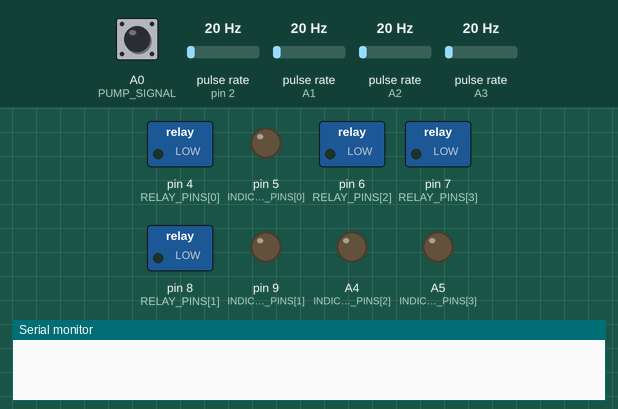
Recording of a sketch running on a simulated Arduino Uno, built with avr-gcc and run on an emulated ATmega328P. On the bench: switched loads named in the sketch (green lamp = pin HIGH), output pins drawn as LEDs (lit = HIGH), the last lines printed to the serial monitor. Wiring (inferred from the names in the program): 4 × pulse sensor: data pin 2 / data A1 / data A2 / data A3. The inputs (shaded band) are chosen by the test bench; at power-on: A0 (PUMP_SIGNAL) HIGH, pulse rate (sensors on pin 2, A1, A2, A3) 20 Hz.

Above: at 0.1 s.
At 10.1 s:
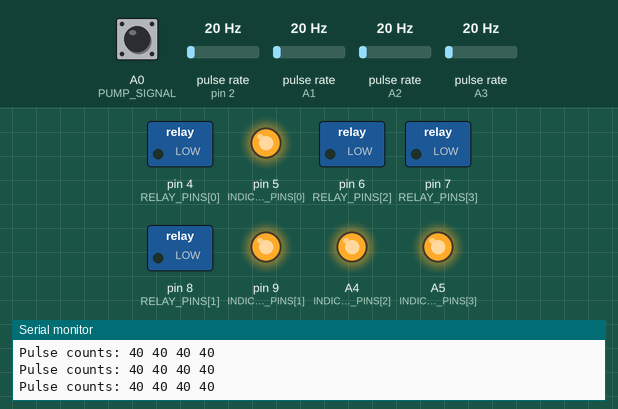
At 28.1 s:
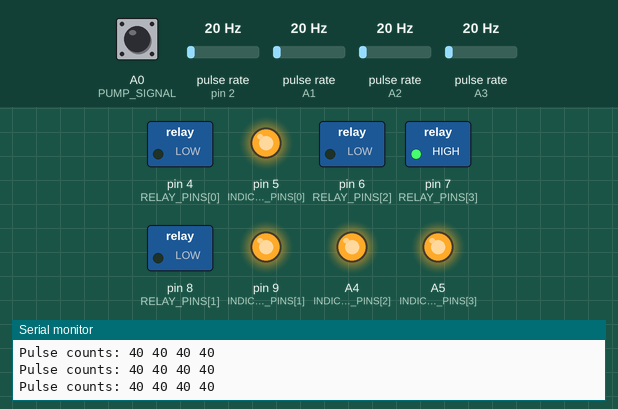
At 30.1 s:
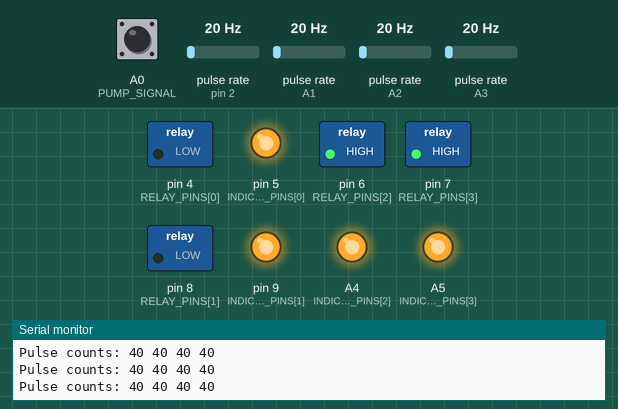
At 32.1 s:
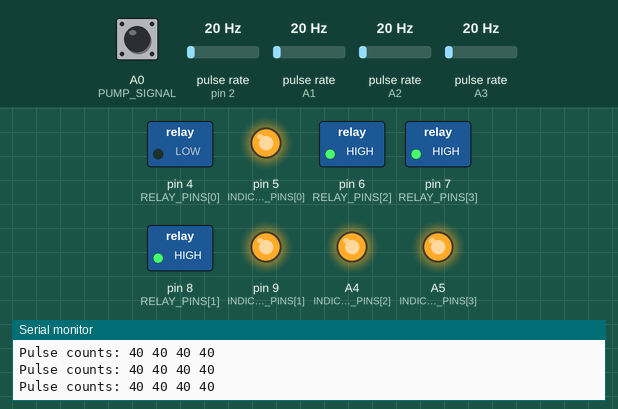
At 34.1 s:
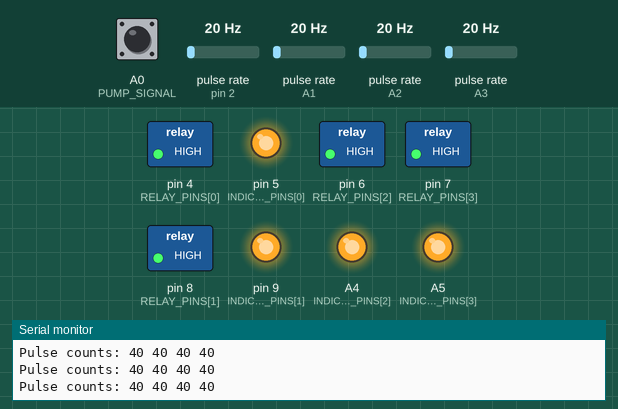
Timing chart, 0 to 35.6 s (numbered marks = the images above):
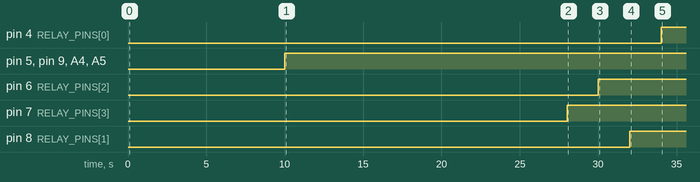

Measured:
- by itself, pin 4 (RELAY_PINS[0]): LOW → HIGH at 34.0 s
- by itself, pin 5 (INDICATOR_PINS[0]), pin 9 (INDICATOR_PINS[1]), A4 (INDICATOR_PINS[2]), A5 (INDICATOR_PINS[3]): LOW → HIGH at 10.0 s
- by itself, pin 6 (RELAY_PINS[2]): LOW → HIGH at 30.0 s
- by itself, pin 7 (RELAY_PINS[3]): LOW → HIGH at 28.0 s
- by itself, pin 8 (RELAY_PINS[1]): LOW → HIGH at 32.0 s

The sketch:

long-term-test-control-unit.ino
```cpp
#include "PinChangeInterrupt.h"

int FLOW_PINS[] = {A1, 2, A3, A2};
int INDICATOR_PINS[] = {5, 9, A4, A5};
int PUMP_SIGNAL = A0;
int RELAY_PINS[] = {4, 8, 6, 7};
int pulse_counts[] = {0, 0, 0, 0};
int stable_countdowns[] = {13, 12, 11, 10};
int pump_countdown = 5;
bool blink = true;

void setup() {
  // put your setup code here, to run once:
  Serial.begin(9600);

  for (int i = 0; i < 4; i++){
    pinMode(FLOW_PINS[i], INPUT_PULLUP);
    pinMode(INDICATOR_PINS[i], OUTPUT);
    pinMode(RELAY_PINS[i], OUTPUT);
    pinMode(PUMP_SIGNAL, INPUT);
  }
  attachPinChangeInterrupt(digitalPinToPinChangeInterrupt(FLOW_PINS[0]), incrementCount0, RISING);
  attachPinChangeInterrupt(digitalPinToPinChangeInterrupt(FLOW_PINS[1]), incrementCount1, RISING);
  attachPinChangeInterrupt(digitalPinToPinChangeInterrupt(FLOW_PINS[2]), incrementCount2, RISING);
  attachPinChangeInterrupt(digitalPinToPinChangeInterrupt(FLOW_PINS[3]), incrementCount3, RISING);

}

void loop() {
  blink = !blink;
  for (int i = 0; i < 4; i++){
    pulse_counts[i] = 0;
  }
  delay(2000);

  //Debug
  Serial.print("Pulse counts: ");
  for(int i = 0; i < 4; i++){
    Serial.print(pulse_counts[i]);
    Serial.print(" ");
  }
  Serial.println();


  if(digitalRead(PUMP_SIGNAL) == LOW) {
    for(int i = 0; i < 4; i++) {
      digitalWrite(RELAY_PINS[i], LOW);
      digitalWrite(INDICATOR_PINS[i], LOW);
      stable_countdowns[i] = 5 + (3 - i);
      pump_countdown = 5;
    }
  } else {
    pump_countdown = max(0, pump_countdown - 1);
  }

  if(pump_countdown > 0) {
    return;
  }

  int max_count = 0;
  for(int i = 0; i < 4; i++){
    if(pulse_counts[i] > max_count) {
      max_count = pulse_counts[i];
    }
  }

  for(int i = 0; i < 4; i++){
    // Based on some quick testing, 7 pulses in 2 seconds is approximately 0.5 liters per minute
    bool absolute_ok = pulse_counts[i] > 7;
    bool relative_ok = (max_count / (float)pulse_counts[i]) < 1.3;

    if(relative_ok){
      digitalWrite(INDICATOR_PINS[i], HIGH);
    } else {
      if(blink) {
        digitalWrite(INDICATOR_PINS[i], HIGH);
      } else {
        digitalWrite(INDICATOR_PINS[i], LOW);
      }
    }

    if(absolute_ok){
      stable_countdowns[i] = max(0, stable_countdowns[i] - 1);
    } else {
      stable_countdowns[i] = 10 + (3 - i);
      digitalWrite(INDICATOR_PINS[i], LOW);
    }

    if(stable_countdowns[i] == 0) {
      digitalWrite(RELAY_PINS[i], HIGH);
    } else {
      digitalWrite(RELAY_PINS[i], LOW);
    }
  }
}

/*
  for(int i = 0; i < 4; i++){
    if (channelIsStable(pulse_counts, i)){
      stable_countdowns[i] = max(0, stable_countdowns[i] - 1);
      digitalWrite(INDICATOR_PINS[i], HIGH);
    } else {
      digitalWrite(INDICATOR_PINS[i], LOW);
      stable_countdowns[i] = 10 + (3 - i);
    }

    if(stable_countdowns[i] == 0) {
      digitalWrite(RELAY_PINS[i], HIGH);
    } else {
      digitalWrite(RELAY_PINS[i], LOW);
    }
  }
*/
/*
bool channelIsStable(int pulse_counts[], int channel_idx){
  // Based on some quick and dirty testing, 7 pulses in 2 seconds is approximately 0.5 liters per minute
  bool absolute_ok = pulse_counts[channel_idx] > 7;

  float max_count = 0;
  for(int i = 0; i < 4; i++) {
    max_count = max((float)pulse_counts[i], max_count);
  }

  bool relative_ok = (max_count / (float)pulse_counts[channel_idx]) < 1.5;
  return (relative_ok && absolute_ok);
}
*/


void incrementCount0() { pulse_counts[0]++; }
void incrementCount1() { pulse_counts[1]++; }
void incrementCount2() { pulse_counts[2]++; }
void incrementCount3() { pulse_counts[3]++; }
```
